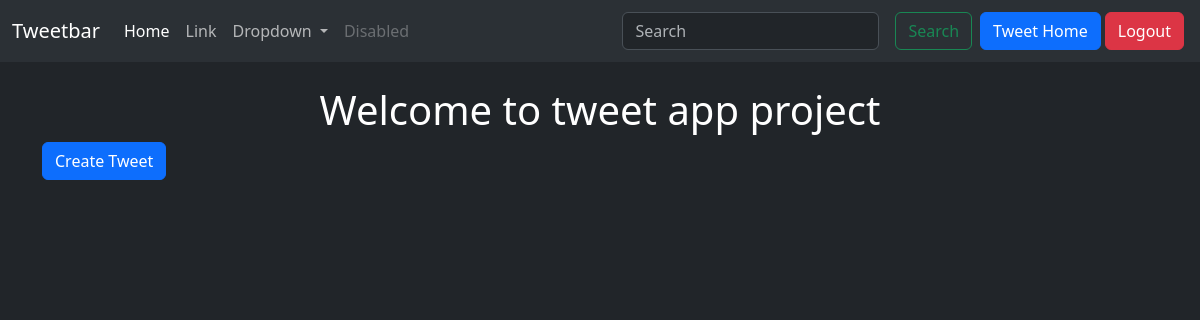
The page /tweet/ (signed in) on the database as committed earlier.
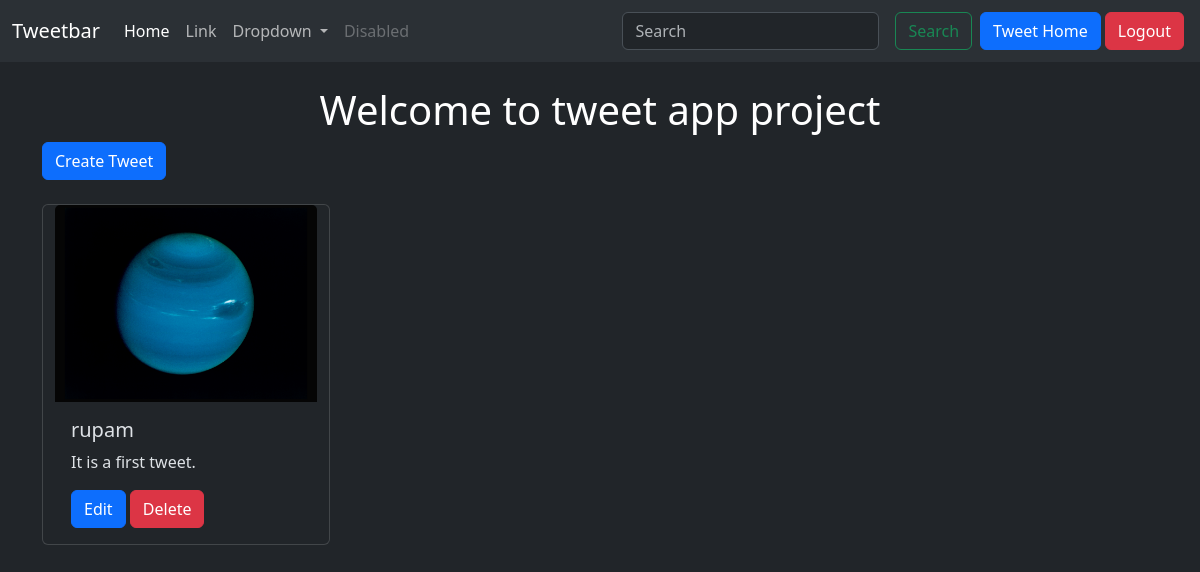
The same page on the database as committed later.
### tweetapp/models.py (models this page shows, shortened)
class Tweet(models.Model):
    user = models.ForeignKey(User, on_delete=models.CASCADE)
    text = models.TextField(max_length=240)
    photo = models.ImageField(upload_to='photos/', blank=True, null=True)
    created_at = models.DateTimeField(auto_now_add=True)
    updated_at = models.DateTimeField(auto_now=True)

### tweetapp/views.py (the view)
# urls.py: path('', views.tweet_list, name='tweet_list'),
def tweet_list(request):
    tweets = Tweet.objects.all().order_by('-created_at')
    return render(request, 'tweet_list.html', {'tweets': tweets})

### tweetapp/templates/tweet_list.html (shortened to what this page needs)
{% extends 'layout.html' %}
{% block content %}
  <h1 class="text-center text-white mt-4">Welcome to tweet app project</h1>
  <a class="btn btn-primary mb-4" href="{% url 'tweet_create' %}">Create Tweet</a>
  <div class="container row gap-3">
    {% for tweet in tweets %}
      <div class="card" style="width: 18rem;">
        <img class="card-img-top" src="{{ tweet.photo.url }}" alt="Card image cap" />
        <div class="card-body">
          <h5 class="card-title">{{ tweet.user.username }}</h5>
          <p class="card-text">{{ tweet.text }}</p>
          {% if tweet.user == user %}
            <a href="{% url 'tweet_edit' tweet.id %}" class="btn btn-primary">Edit</a>
            <a href="{% url 'tweet_delete' tweet.id %}" class="btn btn-danger">Delete</a>
          {% endif %}
        </div>
      </div>
    {% endfor %}
  </div>
{% endblock %}

Rows that differ between the two databases and show on the page:
added Tweet: photo (picture), user.username "rupam", text "It is a first tweet.", shows "Edit"
